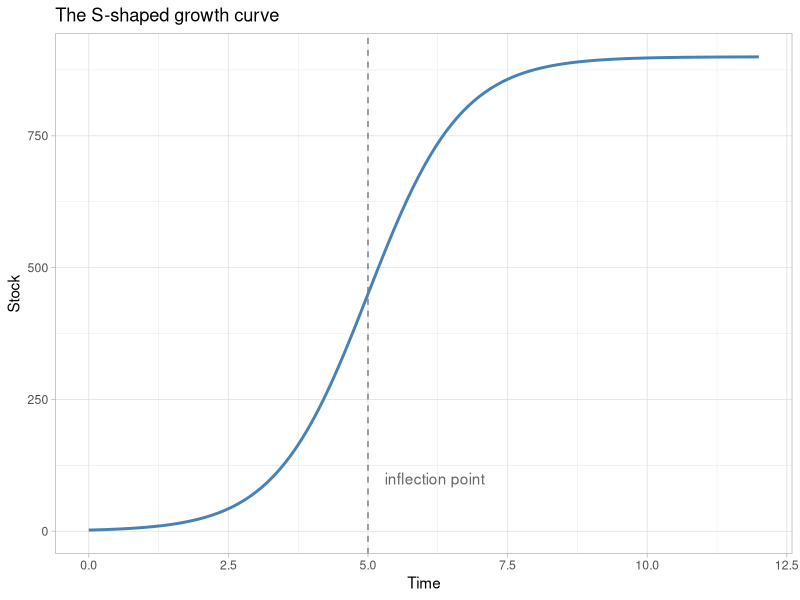
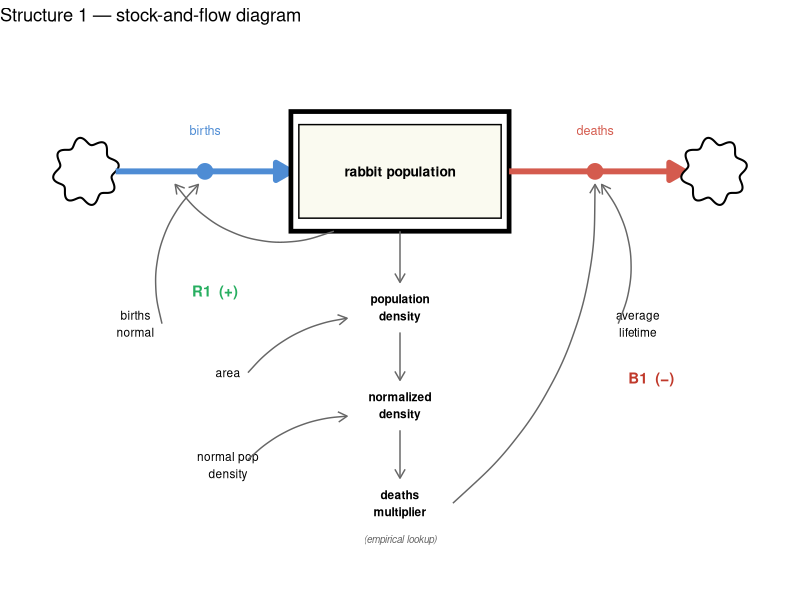
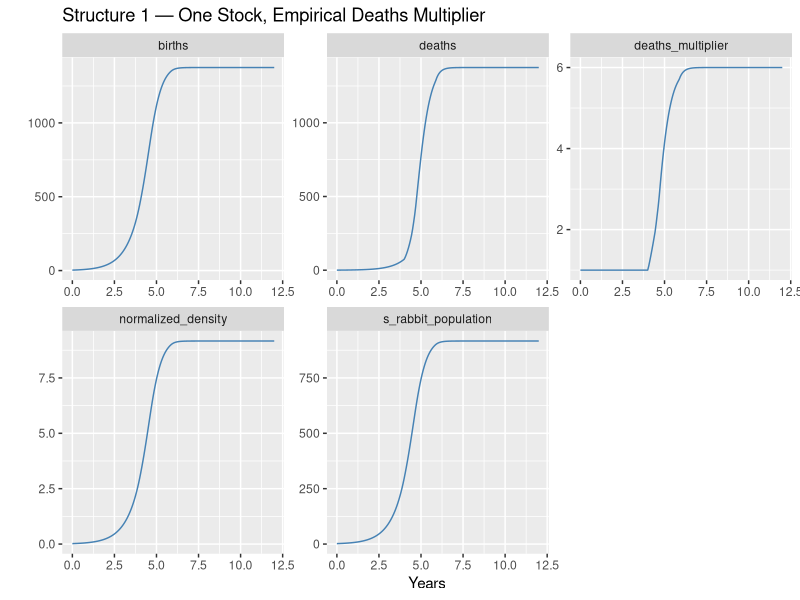
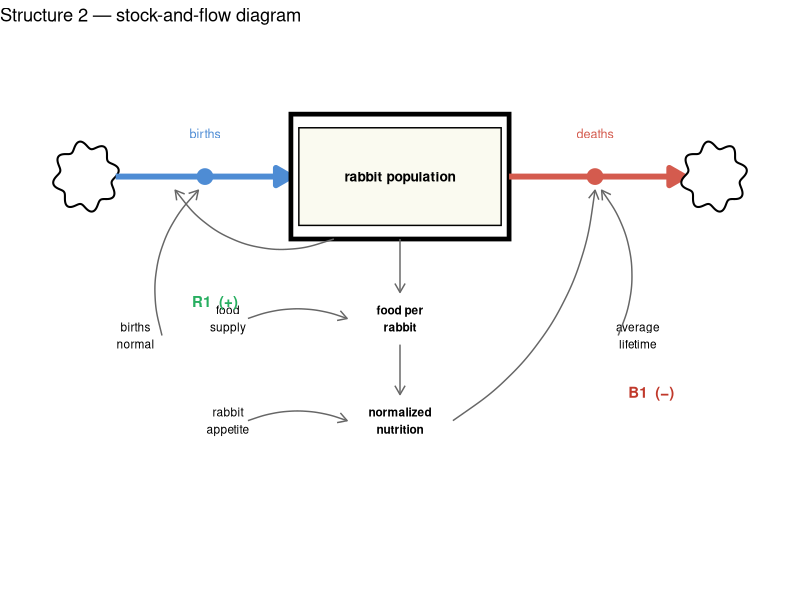
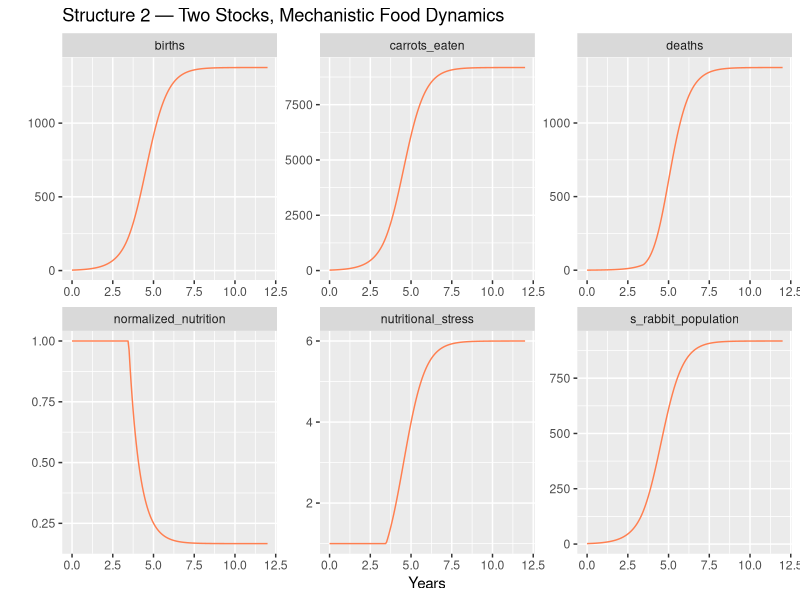

The R script that drew these images, in order:
## ---- chunk 1
knitr::opts_chunk$set(echo = TRUE)
library(deSolve)
library(tidyverse)
## ---- chunk 2
tibble(
  time  = seq(0, 12, 0.1),
  value = 900 / (1 + exp(-1.2 * (time - 5)))
) %>%
  ggplot(aes(x = time, y = value)) +
  geom_line(colour = "steelblue", linewidth = 1) +
  geom_vline(xintercept = 5, linetype = "dashed", colour = "grey50") +
  annotate("text", x = 5.3, y = 100, label = "inflection point", hjust = 0, colour = "grey40") +
  theme_light() +
  xlab("Time") +
  ylab("Stock") +
  labs(title = "The S-shaped growth curve")
## ---- chunk 3
make_cloud <- function(cx, cy, w = 0.45, h = 0.28) {
  theta <- seq(0, 2 * pi, length.out = 200)
  bump  <- 1 + 0.12 * sin(8 * theta)
  tibble(x = cx + w * bump * cos(theta), y = cy + h * bump * sin(theta))
}
flow_arrow <- arrow(length = unit(0.44, "cm"), type = "closed")
info_arrow <- arrow(length = unit(0.26, "cm"), type = "open")

births_valve_x <- 2.55
births_valve_y <- 4.0
deaths_valve_x <- 8.45
deaths_valve_y <- 4.0

ggplot() +
  # Source cloud
  geom_polygon(data = make_cloud(0.75, births_valve_y), aes(x, y),
               fill = "white", colour = "black", linewidth = 0.7) +
  # Births inflow
  annotate("segment", x = 1.2, xend = 3.85, y = births_valve_y, yend = births_valve_y,
           linewidth = 2, colour = "#4e8cd4", arrow = flow_arrow) +
  annotate("point", x = births_valve_x, y = births_valve_y, size = 5, colour = "#4e8cd4") +
  annotate("text", x = births_valve_x, y = 4.38, label = "births",
           size = 3.2, colour = "#4e8cd4") +
  # Stock
  annotate("rect", xmin = 3.85, xmax = 7.15, ymin = 3.45, ymax = 4.55,
           fill = "white", colour = "black", linewidth = 1.6) +
  annotate("rect", xmin = 3.97, xmax = 7.03, ymin = 3.57, ymax = 4.43,
           fill = "#fafaf0", colour = "black", linewidth = 0.5) +
  annotate("text", x = 5.5, y = 4.0, label = "rabbit population",
           size = 3.5, fontface = "bold") +
  # Deaths outflow
  annotate("segment", x = 7.15, xend = 9.8, y = deaths_valve_y, yend = deaths_valve_y,
           linewidth = 2, colour = "#d45b4e", arrow = flow_arrow) +
  annotate("point", x = deaths_valve_x, y = deaths_valve_y, size = 5, colour = "#d45b4e") +
  annotate("text", x = deaths_valve_x, y = 4.38, label = "deaths",
           size = 3.2, colour = "#d45b4e") +
  # Sink cloud
  geom_polygon(data = make_cloud(10.25, deaths_valve_y), aes(x, y),
               fill = "white", colour = "black", linewidth = 0.7) +

  # Auxiliary chain (bold — calculated values)
  annotate("text", x = 5.5, y = 2.75, label = "population\ndensity",
           size = 3.0, fontface = "bold") +
  annotate("text", x = 5.5, y = 1.85, label = "normalized\ndensity",
           size = 3.0, fontface = "bold") +
  annotate("text", x = 5.5, y = 0.95, label = "deaths\nmultiplier",
           size = 3.0, fontface = "bold") +
  annotate("text", x = 5.5, y = 0.62, label = "(empirical lookup)",
           size = 2.5, colour = "grey40", fontface = "italic") +

  # Parameters (plain text)
  annotate("text", x = 1.5, y = 2.6,  label = "births\nnormal",     size = 3.0) +
  annotate("text", x = 9.1, y = 2.6,  label = "average\nlifetime",  size = 3.0) +
  annotate("text", x = 2.9, y = 2.15, label = "area",               size = 3.0) +
  annotate("text", x = 2.9, y = 1.3,  label = "normal pop\ndensity", size = 3.0) +

  # Info: vertical chain (straight segments — elements stacked directly above each other)
  annotate("segment", x = 5.5, xend = 5.5, y = 3.45, yend = 2.98,
           colour = "grey40", linewidth = 0.5, arrow = info_arrow) +
  annotate("segment", x = 5.5, xend = 5.5, y = 2.52, yend = 2.08,
           colour = "grey40", linewidth = 0.5, arrow = info_arrow) +
  annotate("segment", x = 5.5, xend = 5.5, y = 1.62, yend = 1.18,
           colour = "grey40", linewidth = 0.5, arrow = info_arrow) +

  # Info: area → population density
  geom_curve(
    data = data.frame(x = 3.2, y = 2.15, xend = 4.7, yend = 2.65),
    aes(x = x, y = y, xend = xend, yend = yend),
    curvature = -0.2, colour = "grey40", linewidth = 0.5, arrow = info_arrow
  ) +
  # Info: normal pop density → normalized density
  geom_curve(
    data = data.frame(x = 3.2, y = 1.35, xend = 4.7, yend = 1.75),
    aes(x = x, y = y, xend = xend, yend = yend),
    curvature = -0.2, colour = "grey40", linewidth = 0.5, arrow = info_arrow
  ) +
  # Info: deaths multiplier → deaths valve (B1 balancing loop)
  geom_curve(
    data = data.frame(x = 6.3, y = 0.95, xend = deaths_valve_x, yend = deaths_valve_y - 0.12),
    aes(x = x, y = y, xend = xend, yend = yend),
    curvature = 0.25, colour = "grey40", linewidth = 0.5, arrow = info_arrow
  ) +
  # Info: stock → births valve (R1 reinforcing loop)
  geom_curve(
    data = data.frame(x = 4.5, y = 3.45, xend = 2.1, yend = births_valve_y - 0.12),
    aes(x = x, y = y, xend = xend, yend = yend),
    curvature = -0.38, colour = "grey40", linewidth = 0.5, arrow = info_arrow
  ) +
  # Info: births normal → births valve
  geom_curve(
    data = data.frame(x = 1.9, y = 2.6, xend = births_valve_x - 0.1, yend = births_valve_y - 0.12),
    aes(x = x, y = y, xend = xend, yend = yend),
    curvature = -0.3, colour = "grey40", linewidth = 0.5, arrow = info_arrow
  ) +
  # Info: average lifetime → deaths valve
  geom_curve(
    data = data.frame(x = 8.8, y = 2.6, xend = deaths_valve_x + 0.1, yend = deaths_valve_y - 0.12),
    aes(x = x, y = y, xend = xend, yend = yend),
    curvature = 0.3, colour = "grey40", linewidth = 0.5, arrow = info_arrow
  ) +

  # Loop labels
  annotate("text", x = 2.7, y = 2.9, label = "R1  (+)", size = 3.8,
           colour = "#27ae60", fontface = "bold") +
  annotate("text", x = 9.3, y = 2.1, label = "B1  (−)", size = 3.8,
           colour = "#c0392b", fontface = "bold") +
  theme_void() +
  coord_cartesian(xlim = c(0, 11), ylim = c(0.3, 5.1)) +
  labs(title = "Structure 1 — stock-and-flow diagram")
## ---- chunk 4
START <- 0; FINISH <- 12; STEP <- 0.0625
simtime <- seq(START, FINISH, by = STEP)

# Empirical lookup: normalized density → deaths multiplier (D-4432-2)
deaths_mult_x  <- c(0.01, 1, 2, 3,  4,   5,   6,   7,   8,   9,   10,  11,  12,  13,  14,  15,  16,  17,  18,  19,  20)
deaths_mult_y  <- c(1,    1, 1, 1,   1.5, 2,   2.7, 3.7, 4.7, 5.7, 7.5, 9,   10.5,12,  14,  17,  19,  21,  23,  24,  25)
deaths_mult_fn <- approxfun(deaths_mult_x, deaths_mult_y, rule = 2)

params_s1 <- c(
  p_births_normal      = 1.5,   # 1/year
  p_average_lifetime   = 4,     # years
  p_area               = 1,     # acres
  p_normal_pop_density = 100    # rabbits/acre (normalisation reference)
)
## ---- chunk 5
model_s1 <- function(time, stocks, params) {
  with(as.list(c(stocks, params)), {

    c_population_density <- s_rabbit_population / p_area
    c_normalized_density <- c_population_density / p_normal_pop_density
    c_deaths_multiplier  <- deaths_mult_fn(c_normalized_density)

    f_birthing <- s_rabbit_population * p_births_normal
    f_dying <- (s_rabbit_population / p_average_lifetime) * c_deaths_multiplier

    ds_dt <- f_birthing - f_dying

    return(list(c(ds_dt),
                births            = f_birthing,
                deaths            = f_dying,
                normalized_density = c_normalized_density,
                deaths_multiplier  = c_deaths_multiplier))
  })
}
## ---- chunk 6
sim_s1 <- data.frame(ode(y = c(s_rabbit_population = 2),
                          times = simtime, func = model_s1,
                          parms = params_s1, method = "rk4"))
## ---- chunk 7
sim_s1 %>%
  pivot_longer(cols = -time, names_to = "variable", values_to = "value") %>%
  mutate(value = as.numeric(value), time = as.numeric(time)) %>%
  ggplot(aes(x = time, y = value)) +
  geom_line(colour = "steelblue") +
  facet_wrap(vars(variable), scales = "free") +
  xlab("Years") + ylab("") +
  labs(title = "Structure 1 — One Stock, Empirical Deaths Multiplier")
## ---- chunk 8
make_cloud <- function(cx, cy, w = 0.45, h = 0.28) {
  theta <- seq(0, 2 * pi, length.out = 200)
  bump  <- 1 + 0.12 * sin(8 * theta)
  tibble(x = cx + w * bump * cos(theta), y = cy + h * bump * sin(theta))
}
flow_arrow <- arrow(length = unit(0.44, "cm"), type = "closed")
info_arrow <- arrow(length = unit(0.26, "cm"), type = "open")

births_valve_x <- 2.55
births_valve_y <- 4.0
deaths_valve_x <- 8.45
deaths_valve_y <- 4.0

ggplot() +
  # Source cloud
  geom_polygon(data = make_cloud(0.75, births_valve_y), aes(x, y),
               fill = "white", colour = "black", linewidth = 0.7) +
  # Births inflow
  annotate("segment", x = 1.2, xend = 3.85, y = births_valve_y, yend = births_valve_y,
           linewidth = 2, colour = "#4e8cd4", arrow = flow_arrow) +
  annotate("point", x = births_valve_x, y = births_valve_y, size = 5, colour = "#4e8cd4") +
  annotate("text", x = births_valve_x, y = 4.38, label = "births",
           size = 3.2, colour = "#4e8cd4") +
  # Stock
  annotate("rect", xmin = 3.85, xmax = 7.15, ymin = 3.45, ymax = 4.55,
           fill = "white", colour = "black", linewidth = 1.6) +
  annotate("rect", xmin = 3.97, xmax = 7.03, ymin = 3.57, ymax = 4.43,
           fill = "#fafaf0", colour = "black", linewidth = 0.5) +
  annotate("text", x = 5.5, y = 4.0, label = "rabbit population",
           size = 3.5, fontface = "bold") +
  # Deaths outflow
  annotate("segment", x = 7.15, xend = 9.8, y = deaths_valve_y, yend = deaths_valve_y,
           linewidth = 2, colour = "#d45b4e", arrow = flow_arrow) +
  annotate("point", x = deaths_valve_x, y = deaths_valve_y, size = 5, colour = "#d45b4e") +
  annotate("text", x = deaths_valve_x, y = 4.38, label = "deaths",
           size = 3.2, colour = "#d45b4e") +
  # Sink cloud
  geom_polygon(data = make_cloud(10.25, deaths_valve_y), aes(x, y),
               fill = "white", colour = "black", linewidth = 0.7) +

  # Auxiliary chain (bold — calculated values)
  annotate("text", x = 5.5, y = 2.75, label = "food per\nrabbit",
           size = 3.0, fontface = "bold") +
  annotate("text", x = 5.5, y = 1.85, label = "normalized\nnutrition",
           size = 3.0, fontface = "bold") +

  # Parameters (plain text)
  annotate("text", x = 1.5, y = 2.6,  label = "births\nnormal",    size = 3.0) +
  annotate("text", x = 9.1, y = 2.6,  label = "average\nlifetime", size = 3.0) +
  annotate("text", x = 2.9, y = 2.75, label = "food\nsupply",      size = 3.0) +
  annotate("text", x = 2.9, y = 1.85, label = "rabbit\nappetite",  size = 3.0) +

  # Info: vertical chain (straight — elements stacked directly above each other)
  annotate("segment", x = 5.5, xend = 5.5, y = 3.45, yend = 2.98,
           colour = "grey40", linewidth = 0.5, arrow = info_arrow) +
  annotate("segment", x = 5.5, xend = 5.5, y = 2.52, yend = 2.08,
           colour = "grey40", linewidth = 0.5, arrow = info_arrow) +

  # Info: food supply → food per rabbit
  geom_curve(
    data = data.frame(x = 3.2, y = 2.75, xend = 4.7, yend = 2.75),
    aes(x = x, y = y, xend = xend, yend = yend),
    curvature = -0.2, colour = "grey40", linewidth = 0.5, arrow = info_arrow
  ) +
  # Info: rabbit appetite → normalized nutrition
  geom_curve(
    data = data.frame(x = 3.2, y = 1.85, xend = 4.7, yend = 1.85),
    aes(x = x, y = y, xend = xend, yend = yend),
    curvature = -0.2, colour = "grey40", linewidth = 0.5, arrow = info_arrow
  ) +
  # Info: normalized nutrition → deaths valve (B1 balancing loop)
  geom_curve(
    data = data.frame(x = 6.3, y = 1.85, xend = deaths_valve_x, yend = deaths_valve_y - 0.12),
    aes(x = x, y = y, xend = xend, yend = yend),
    curvature = 0.25, colour = "grey40", linewidth = 0.5, arrow = info_arrow
  ) +
  # Info: stock → births valve (R1 reinforcing loop)
  geom_curve(
    data = data.frame(x = 4.5, y = 3.45, xend = 2.1, yend = births_valve_y - 0.12),
    aes(x = x, y = y, xend = xend, yend = yend),
    curvature = -0.38, colour = "grey40", linewidth = 0.5, arrow = info_arrow
  ) +
  # Info: births normal → births valve
  geom_curve(
    data = data.frame(x = 1.9, y = 2.6, xend = births_valve_x - 0.1, yend = births_valve_y - 0.12),
    aes(x = x, y = y, xend = xend, yend = yend),
    curvature = -0.3, colour = "grey40", linewidth = 0.5, arrow = info_arrow
  ) +
  # Info: average lifetime → deaths valve
  geom_curve(
    data = data.frame(x = 8.8, y = 2.6, xend = deaths_valve_x + 0.1, yend = deaths_valve_y - 0.12),
    aes(x = x, y = y, xend = xend, yend = yend),
    curvature = 0.3, colour = "grey40", linewidth = 0.5, arrow = info_arrow
  ) +

  # Loop labels
  annotate("text", x = 2.7, y = 2.9, label = "R1  (+)", size = 3.8,
           colour = "#27ae60", fontface = "bold") +
  annotate("text", x = 9.3, y = 2.1, label = "B1  (−)", size = 3.8,
           colour = "#c0392b", fontface = "bold") +
  theme_void() +
  coord_cartesian(xlim = c(0, 11), ylim = c(0.5, 5.1)) +
  labs(title = "Structure 2 — stock-and-flow diagram")
## ---- chunk 9
params_s2 <- c(
  p_births_normal    = 1.5,    # 1/year
  p_average_lifetime = 4,      # years (baseline, when food is adequate)
  p_replenishment    = 1530,   # kg carrot/year (annual food supply)
  p_rabbit_appetite  = 10      # kg/rabbit/year
)
## ---- chunk 10
model_s2 <- function(time, stocks, params) {
  with(as.list(c(stocks, params)), {

    # food balance: can supply keep up with demand?
    f_consuming        <- s_rabbit_population * p_rabbit_appetite
    c_food_per_rabbit      <- p_replenishment / max(s_rabbit_population, 0.001)
    c_normalized_nutrition <- min(c_food_per_rabbit / p_rabbit_appetite, 1)

    # rabbit flows — effective lifetime shortens proportionally with food scarcity
    f_birthing <- s_rabbit_population * p_births_normal
    f_dying <- s_rabbit_population / (p_average_lifetime * c_normalized_nutrition)

    ds_dt <- f_birthing - f_dying

    return(list(
      c(ds_dt),
      births               = f_birthing,
      deaths               = f_dying,
      carrots_eaten        = f_consuming,
      normalized_nutrition = c_normalized_nutrition,
      nutritional_stress   = 1 / c_normalized_nutrition
    ))
  })
}
## ---- chunk 11
sim_s2 <- data.frame(ode(
  y     = c(s_rabbit_population = 2),
  times = simtime, func = model_s2, parms = params_s2, method = "rk4"
))
## ---- chunk 12
sim_s2 %>%
  pivot_longer(cols = -time, names_to = "variable", values_to = "value") %>%
  mutate(value = as.numeric(value), time = as.numeric(time)) %>%
  ggplot(aes(x = time, y = value)) +
  geom_line(colour = "coral") +
  facet_wrap(vars(variable), scales = "free") +
  xlab("Years") + ylab("") +
  labs(title = "Structure 2 — Two Stocks, Mechanistic Food Dynamics")
